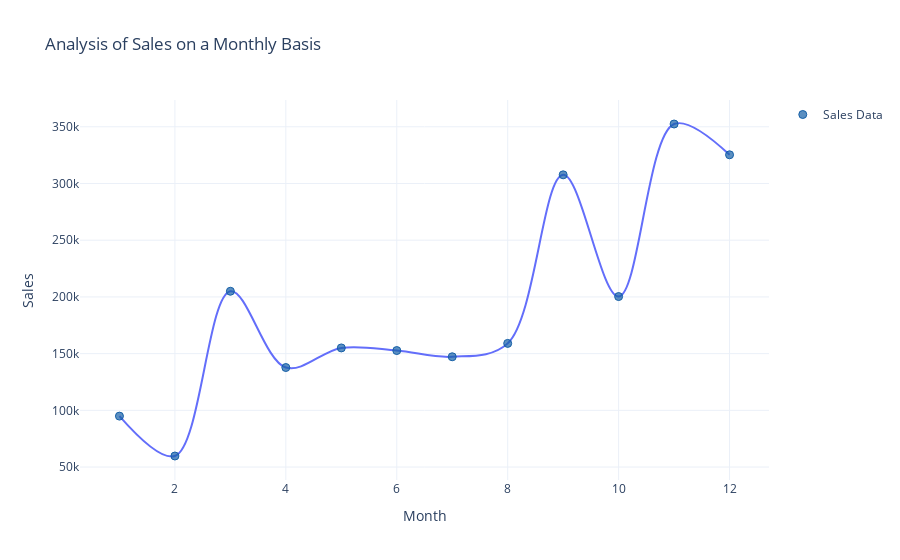

Notebook code cell kept with this figure:
### Markdown cell above
# Exploratory Data Analysis and Data Visualization

### Code cell
# import plotly.express as px

sales_by_month = data.groupby('Order Month')['Sales'].sum().reset_index()

fig = px.line(sales_by_month, 
              x='Order Month', 
              y='Sales', 
              title='Analysis of Sales on a Monthly Basis',
              line_shape='spline', # You can change the line shape to 'spline'
              labels={'Sales': ' Sales', 'Order Month': 'Month'},
              color_discrete_sequence=px.colors.qualitative.Plotly) # Use a predefined color sequence from plotly

fig.update_layout(title_text='Analysis of Sales on a Monthly Basis', xaxis_title='Month', yaxis_title='Sales')

# Adding a scatter plot
fig.add_trace(go.Scatter(x=sales_by_month['Order Month'], 
                         y=sales_by_month['Sales'], 
                         mode='markers', 
                         name='Sales Data', 
                         marker=dict(color='rgba(22, 96, 167, 0.7)', 
                                     size=8, 
                                     line=dict(color='rgba(22, 96, 167, 1)', 
                                               width=1)
                                    )
                        )
             )

fig.show()

### Figure 1 — Plotly figure (JSON) as saved in the notebook; plotly's stock layout.template omitted (floating-point values rounded to 4 significant figures)
{"data": [{"hovertemplate": "Month=%{x}<br> Sales=%{y}<extra></extra>", "legendgroup": "", "line": {"color": "#636EFA", "dash": "solid", "shape": "spline"}, "marker": {"symbol": "circle"}, "mode": "lines", "name": "", "orientation": "v", "showlegend": false, "type": "scatter", "x": [1, 2, 3, 4, 5, 6, 7, 8, 9, 10, 11, 12], "xaxis": "x", "y": [94920.0, 59750.0, 205000.0, 137800.0, 155000.0, 152700.0, 147200.0, 159000.0, 307600.0, 200300.0, 352500.0, 325300.0], "yaxis": "y"}, {"marker": {"color": "rgba(22, 96, 167, 0.7)", "line": {"color": "rgba(22, 96, 167, 1)", "width": 1}, "size": 8}, "mode": "markers", "name": "Sales Data", "type": "scatter", "x": [1, 2, 3, 4, 5, 6, 7, 8, 9, 10, 11, 12], "y": [94920.0, 59750.0, 205000.0, 137800.0, 155000.0, 152700.0, 147200.0, 159000.0, 307600.0, 200300.0, 352500.0, 325300.0]}], "layout": {"legend": {"tracegroupgap": 0}, "title": {"text": "Analysis of Sales on a Monthly Basis"}, "xaxis": {"anchor": "y", "domain": [0, 1], "title": {"text": "Month"}}, "yaxis": {"anchor": "x", "domain": [0, 1], "title": {"text": "Sales"}}}}
